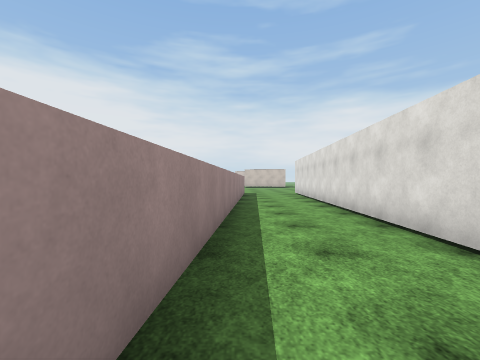
View 1 (above)

15 first-person views from a walk through a Unity game level. The camera is 1.3 m above the floor, looks level and sees 90° across. The floor is counted in squares, 2 m on a side. Each view is taken from the middle of a square. On the plan, view 1 faces up. The plan holds only what a view shows up to about 9 squares ahead; the rest is blank. The place goes on beyond the plan. The player character is not drawn. Some surface patterns are stand-ins.

View 2
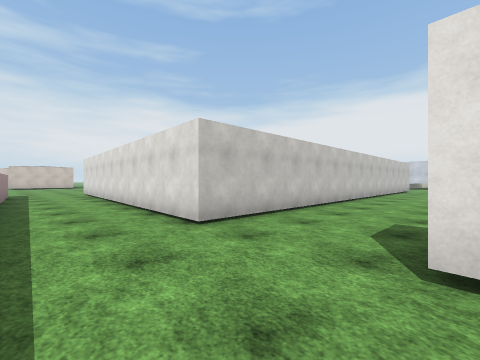

View 3
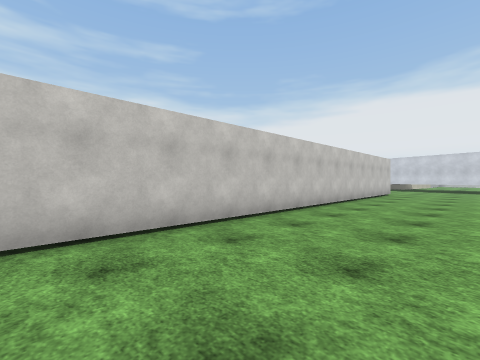

View 4
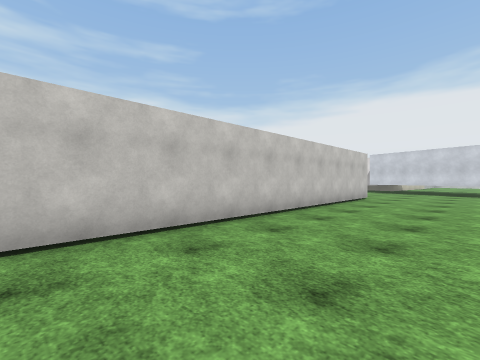

View 5
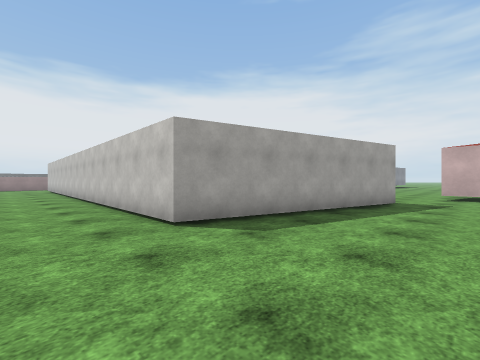

View 6
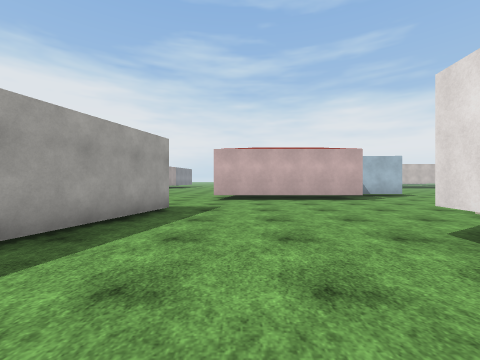

View 7
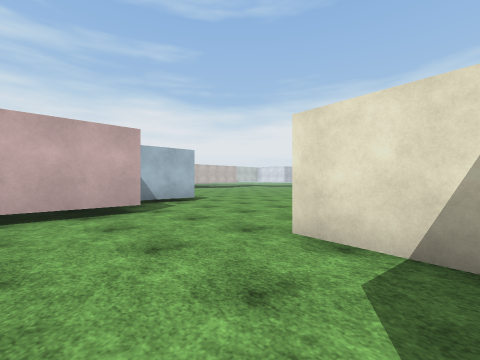

View 8
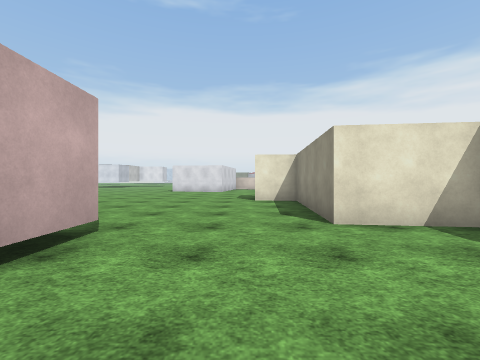

View 9
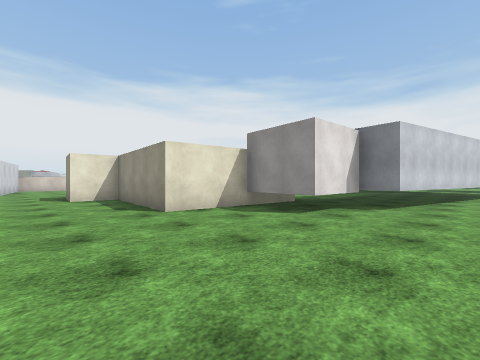

View 10
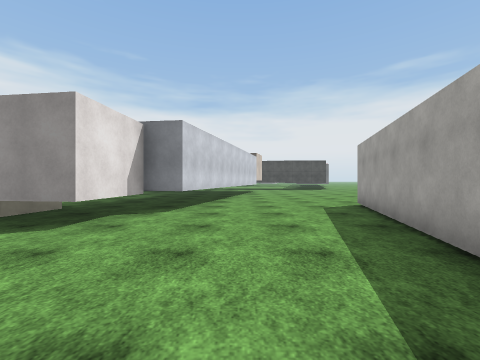

View 11
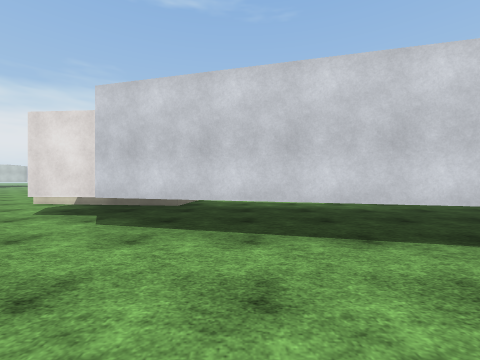

View 12
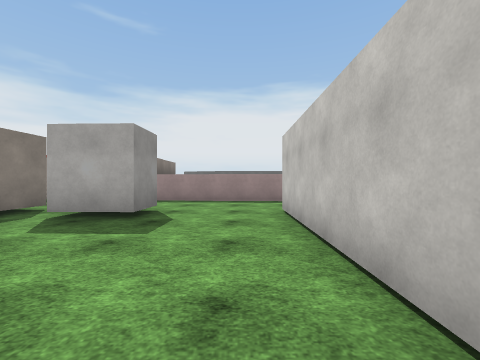

View 13
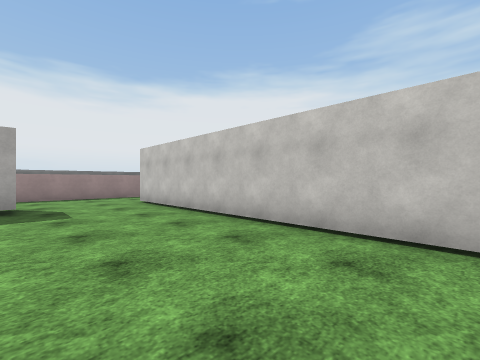

View 14
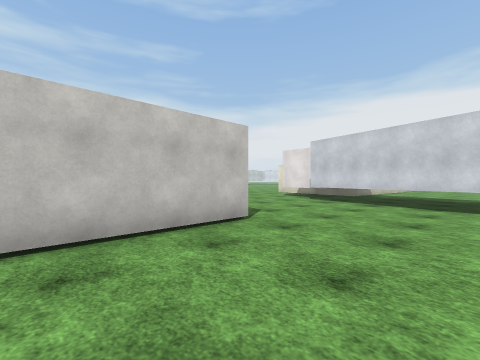

View 15
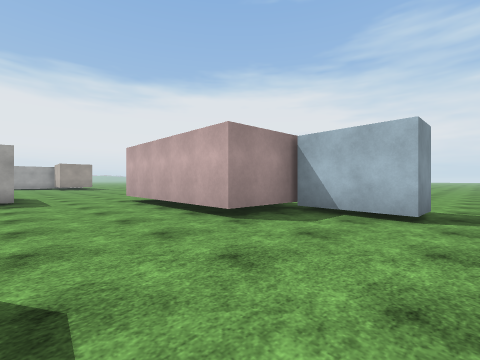

### Floor plan
Points are (right, up) in squares from view 1. A wall is a line through its corners. A room is listed if a view was taken in it or the views show most of it. See-through windows are left out.
Room 1 (views 1, 2, 3, 4, 5, 6, 7, 8, 9, 10, 11, 12, 13, 14, 15)
walls: (17.5, 7.3) (15.9, 1.7) (2, 1.9); (19, -1.5) (20.2, 2.9) (21.1, 2.8) (21.2, 4.7) (23.4, 4.5); (23, 2.5) (23.5, 6.6) (26.5, 6.3); (23.1, 11.9) (23, 9.8) (18.1, 9.8); (25.4, 12.4) (25.4, 11.4) (23.2, 11.5); (1.9, -0.8) (3, -0.8) (2.9, -1.6); (-0.4, 1.6) (-0.6, -1.6)
ways out: opening at (0.5, 1); opening at (18.5, 8.5); opening at (26, 12)

Positions as (right, up) in squares from view 1, and headings:
1: (0, 0), facing up
2: (0, -1), facing up-right
3: (4, -1), facing up-right
4: (7, -1), facing up-right
5: (19, 0), facing up-left
6: (19, 2), facing up
7: (21, 5), facing up-right
8: (20, 8), facing right
9: (19, 9), facing down-right
10: (19, 8), facing down
11: (17, 1), facing right
12: (7, 1), facing left
13: (9, -1), facing up-left
14: (13, -1), facing up-right
15: (26, 7), facing up-left
